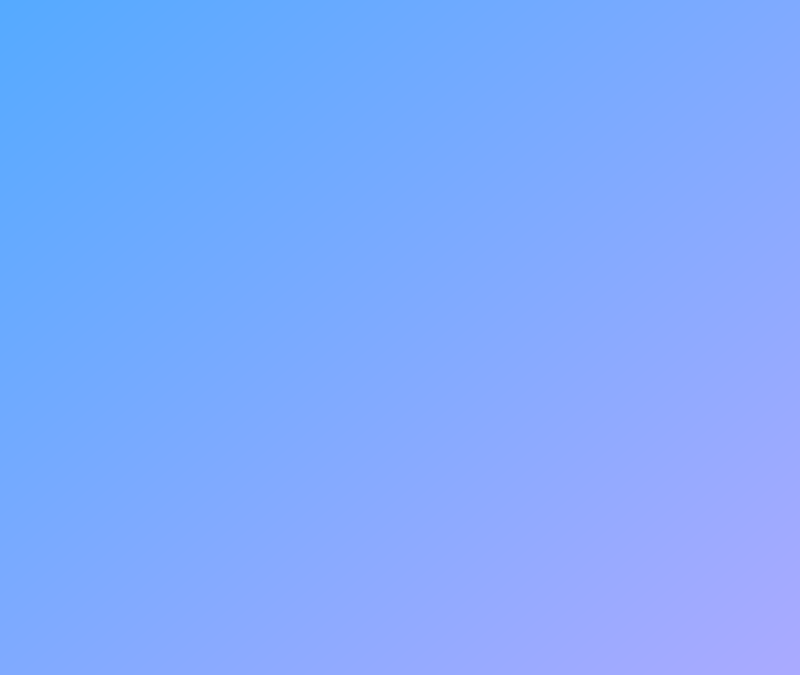
<?xml version="1.0" encoding="UTF-8"?>
<ui version="4.0">
 <class>Dialog</class>
 <widget class="QDialog" name="Dialog">
  <property name="geometry">
   <rect>
    <x>0</x>
    <y>0</y>
    <width>800</width>
    <height>675</height>
   </rect>
  </property>
  <property name="windowTitle">
   <string>Dialog</string>
  </property>
  <property name="styleSheet">
   <string notr="true">background-color:qlineargradient(spread:reflect, x1:0, y1:0, x2:1, y2:1, stop:0 rgba(85, 170, 255, 255), stop:1 rgba(170, 170, 255, 255))</string>
  </property>
 </widget>
 <resources/>
 <connections/>
</ui>
